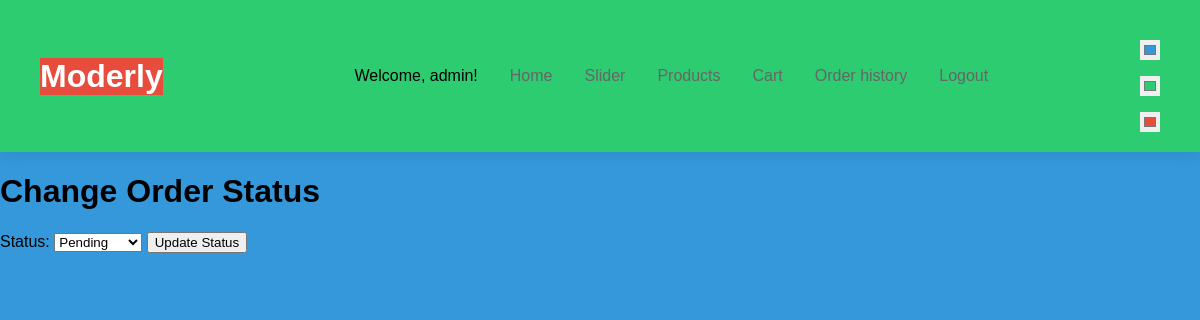
/cart/change_order_status/16/ (signed in), run on an earlier commit of the app's database.
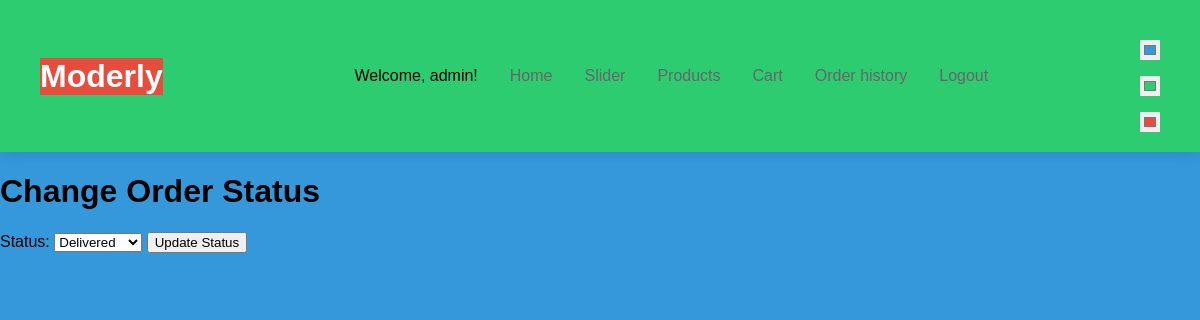
And on a later commit of the database.
### cart/models.py (models this page shows, shortened)
class Order(models.Model):
    STATUS_CHOICES = [
        ('pending', 'Pending'),
        ('paid', 'Paid'),
        ('shipped', 'Shipped'),
        ('completed', 'Completed'),
        ('cancelled', 'Cancelled'),
    ]
    payment_method = models.CharField(max_length=20, choices=[('credit_card', 'Credit Card'), ('paypal', 'PayPal')], default='credit_card')
    created_at = models.DateTimeField(auto_now_add=True)
    status = models.CharField(max_length=10, choices=STATUS_CHOICES, default='pending')
    shipping_address = models.TextField()
    total_price = models.DecimalField(max_digits=10, decimal_places=2)
    user = models.ForeignKey(CustomUser, on_delete=models.CASCADE, related_name='orders')

### cart/views.py (the view)
# urls.py: path('change_order_status/<int:order_id>/', views.change_order_status, name='change_order_status'),
@login_required
def change_order_status(request, order_id):
    order = get_object_or_404(Order, id=order_id)
    if request.user.is_admin or request.user.is_moderator:
        if request.method == 'POST':
            order.status = request.POST.get('status')
            order.save()
            return redirect('order_status', order_id=order.id)
    return render(request, 'orders/change_order_status.html', {'order': order})

### base/context_processors.py (called while the page is built)
def current_user(request):
    return {
        'current_user': request.user if request.user.is_authenticated else None
    }

### templates/orders/change_order_status.html (shortened to what this page needs)
<!DOCTYPE html>
<html lang="en">
<head>
</head>
<body>
    {% include 'header.html' %}
    <div class="container">
        <h1>Change Order Status</h1>
        <form method="post" action="{% url 'change_order_status' order.id %}">
            <label for="status">Status:</label>
            <select id="status" name="status">
                <option value="Pending" {% if order.status == 'Pending' %}selected{% endif %}>Pending</option>
                <option value="Delivered" {% if order.status == 'Delivered' %}selected{% endif %}>Delivered</option>
            </select>
            <button type="submit">Update Status</button>
        </form>
    </div>
</body>
</html>

What changed in the data, as far as the page shows it:
now on this page (row edited): Order: status "Delivered"
Also different on the page:
form field status: "Pending" → (not shown)
